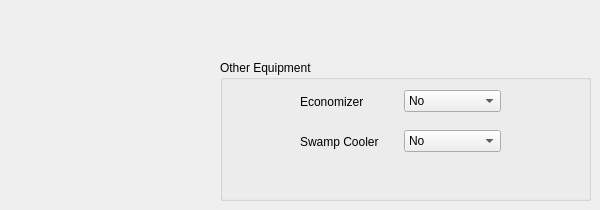
      <widget class="QWidget" name="tab_16">
       <attribute name="title">
        <string>Other Equipment</string>
       </attribute>
       <widget class="QGroupBox" name="groupBox_16">
        <property name="geometry">
         <rect>
          <x>220</x>
          <y>60</y>
          <width>371</width>
          <height>141</height>
         </rect>
        </property>
        <property name="title">
         <string>Other Equipment</string>
        </property>
        <widget class="QWidget" name="layoutWidget_10">
         <property name="geometry">
          <rect>
           <x>80</x>
           <y>30</y>
           <width>201</width>
           <height>23</height>
          </rect>
         </property>
         <layout class="QHBoxLayout" name="horizontalLayout_15">
          <item>
           <widget class="QLabel" name="label_34">
            <property name="text">
             <string>Economizer</string>
            </property>
           </widget>
          </item>
          <item>
           <widget class="QComboBox" name="Economizer">
            <item>
             <property name="text">
              <string>No</string>
             </property>
            </item>
            <item>
             <property name="text">
              <string>Yes</string>
             </property>
            </item>
           </widget>
          </item>
         </layout>
        </widget>
        <widget class="QWidget" name="layoutWidget_12">
         <property name="geometry">
          <rect>
           <x>80</x>
           <y>70</y>
           <width>201</width>
           <height>23</height>
          </rect>
         </property>
         <layout class="QHBoxLayout" name="horizontalLayout_16">
          <item>
           <widget class="QLabel" name="label_36">
            <property name="text">
             <string>Swamp Cooler</string>
            </property>
           </widget>
          </item>
          <item>
           <widget class="QComboBox" name="SwampCooler">
            <item>
             <property name="text">
              <string>No</string>
             </property>
            </item>
           </widget>
          </item>
         </layout>
        </widget>
       </widget>
      </widget>
